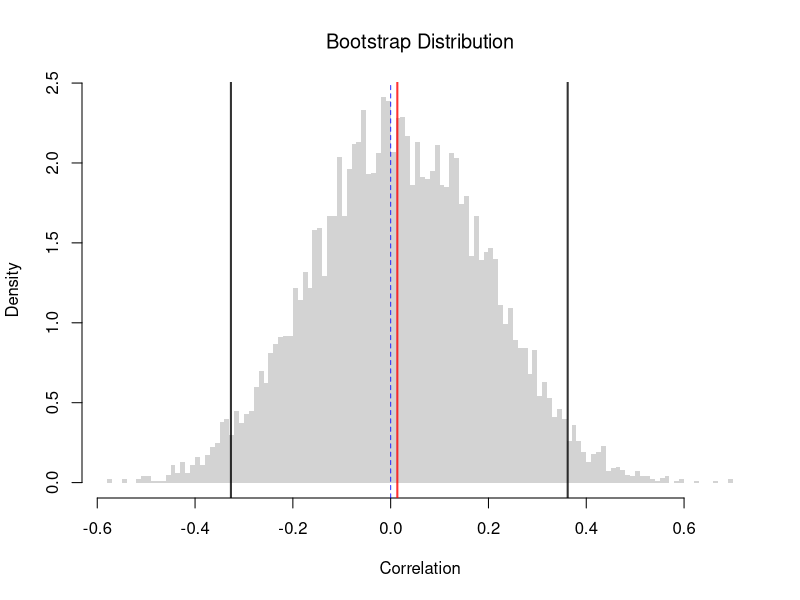
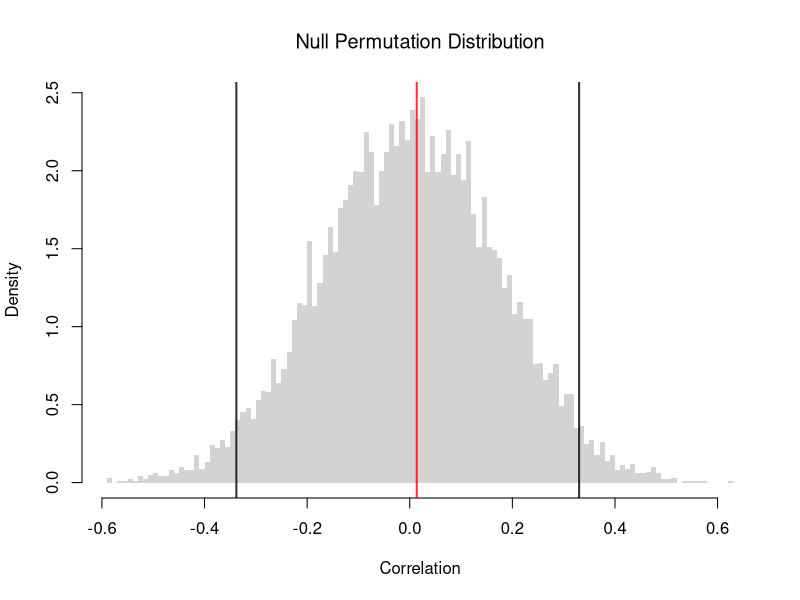
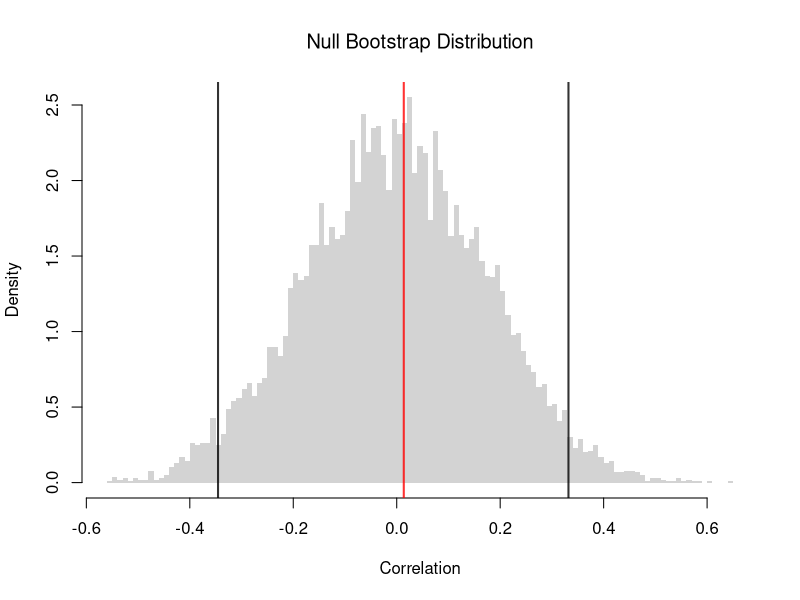
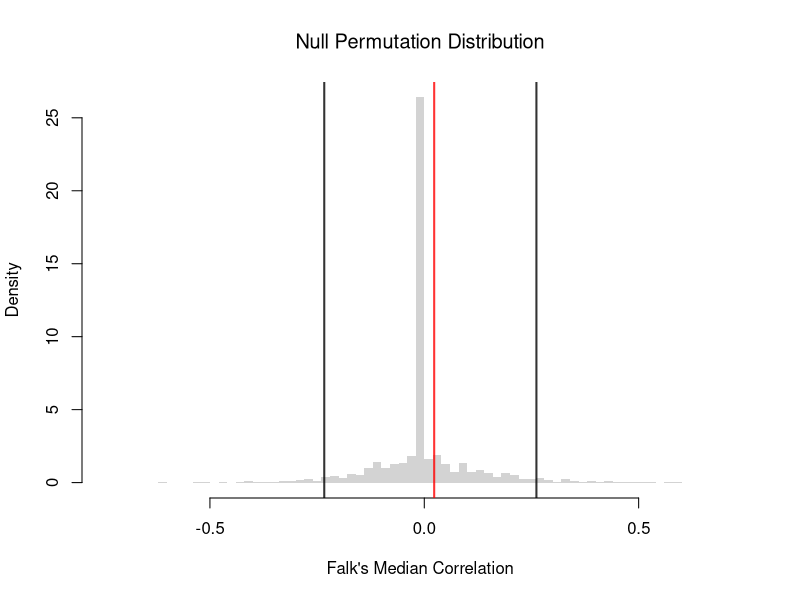

Write R code to recreate these figures, in order. (Note: this script raises an error after producing the figures.)
## ---- chunk 1
# Create the Data
x0_hat <- c(0, 1, 2)
x0_hat
y0_hat <- c(0.1, 0.3, 0.2)
y0_hat

# Compute the Means
m_x_hat <- mean(x0_hat)
m_y_hat <- mean(y0_hat)

# Compute the Deviances
dev_X <- x0_hat - m_x_hat
dev_Y <- y0_hat - m_y_hat

# Compute the Covariance
cov_manual <-  sum(dev_X * dev_Y) / length(x0_hat)

# Compute the Standard Deviations
v_x_hat <- sum(dev_X^2) / length(x0_hat)
s_x_hat <- sqrt(v_x_hat)
v_y_hat <- sum(dev_Y^2) / length(y0_hat)
s_y_hat <- sqrt(v_y_hat)

# Compute the Correlation
cor_manual <- cov_manual / (s_x_hat * s_y_hat)
cor_manual

# Verify with the built-in function
cor(x0_hat, y0_hat)
## ---- chunk 2
# Draw one random sample of 35 of the 50 states, and use only it from here on
set.seed(1)
state_id <- sample(nrow(USArrests), 35)

# Load the Data for the sampled states
xy_hat <- USArrests[state_id, c('UrbanPop', 'Murder')]
colnames(xy_hat) <- c('x_hat', 'y_hat') # x_hat=urban population share, y_hat=murder arrests per 100K
xy_cor <- cor(xy_hat[, 'x_hat'], xy_hat[, 'y_hat'])
xy_cor
## ---- chunk 3
# xy_hat and xy_cor defined above
# Bootstrap Distribution of Correlation
n <- nrow(xy_hat)
bootstrap_cor <- rep(NA, 9999)
for(b in seq(bootstrap_cor) ){
    xy_boot <- xy_hat[sample(n, replace=TRUE), ]
    xy_cor_b <- cor(xy_boot[, 'x_hat'], xy_boot[, 'y_hat'])
    bootstrap_cor[b] <- xy_cor_b
}
hist(bootstrap_cor, breaks=100,
    border=NA, freq=FALSE,
    xlab='Correlation',
    main=NA)
title('Bootstrap Distribution', font.main=1)

## Test whether correlation is statistically different from 0
boot_ci <- quantile(bootstrap_cor, probs=c(0.025, 0.975))
abline(v=boot_ci, col=rgb(0, 0, 0, .8), lwd=2)
abline(v=0, col=rgb(0, 0, 1, .8), lty=2)
abline(v=xy_cor, col=rgb(1, 0, 0, .8), lwd=2)
## ---- chunk 4
# xy_hat and xy_cor defined above
# Null Permutation Distribution of Correlation
n <- nrow(xy_hat)
null_permutation_cor <- rep(NA, 9999)
for(b in seq(null_permutation_cor) ){
    xy_perm <- xy_hat
    xy_perm[, 'x_hat'] <- xy_hat[sample(n, replace=FALSE), 'x_hat'] ## Reshuffle X
    xy_cor_b <- cor(xy_perm[, 'x_hat'], xy_perm[, 'y_hat'])
    null_permutation_cor[b] <- xy_cor_b
}
hist(null_permutation_cor, breaks=100,
    border=NA, freq=FALSE,
    xlab='Correlation',
    main=NA)
title('Null Permutation Distribution', font.main=1)

## Test whether correlation is statistically different from 0
perm_ci <- quantile(null_permutation_cor, probs=c(0.025, 0.975))
abline(v=perm_ci, col=rgb(0, 0, 0, .8), lwd=2)
abline(v=xy_cor, col=rgb(1, 0, 0, .8), lwd=2)
## ---- chunk 5
# xy_hat and xy_cor defined above
# Null Bootstrap Distribution of Correlation
n <- nrow(xy_hat)
null_bootstrap_cor <- rep(NA, 9999)
for(b in seq(null_bootstrap_cor) ){
    xy_boot <- xy_hat
    xy_boot[, 'x_hat'] <- xy_hat[sample(n, replace=TRUE), 'x_hat'] ## Reshuffle X
    xy_cor_b <- cor(xy_boot[, 'x_hat'], xy_boot[, 'y_hat'])
    null_bootstrap_cor[b] <- xy_cor_b
}
hist(null_bootstrap_cor, breaks=100,
    border=NA, freq=FALSE,
    xlab='Correlation',
    main=NA)
title('Null Bootstrap Distribution', font.main=1)

## Test whether correlation is statistically different from 0
boot_ci <- quantile(null_bootstrap_cor, probs=c(0.025, 0.975))
abline(v=boot_ci, col=rgb(0, 0, 0, .8), lwd=2)
abline(v=xy_cor, col=rgb(1, 0, 0, .8), lwd=2)
## ---- chunk 6
codev <- function(xy) {
  # Compute medians for each column
  med_hat <- apply(xy, 2, median)
  # Subtract the medians from each column
  xm <- sweep(xy, 2, med_hat, '-')
  # Return the median of the paired products
  CoDev <- median(xm[, 1] * xm[, 2])
  return(CoDev)
}
med_cor <- function(xy) {
  # Compute the medians of absolute deviation
  med_hat <- apply(xy, 2, median)
  xm <- sweep(xy, 2, med_hat, '-')
  MadProd <- prod( apply(abs(xm), 2, median) )
  # Return the robust correlation measure
  return( codev(xy) / MadProd)
}
xy_codev <- codev(xy_hat)
xy_codev
xy_med_cor <- med_cor(xy_hat)
xy_med_cor
## ---- chunk 7
xy0_hat <- cbind(x_hat=c(1,2,3,4,5), y_hat=c(2,1,4,3,6))
codev(xy0_hat)
med_cor(xy0_hat)
## ---- chunk 8
# xy_hat and xy_med_cor defined above
# Null Permutation Distribution of Falk's Median Correlation
n <- nrow(xy_hat)
null_permutation_med_cor <- rep(NA, 9999)
for(b in seq(null_permutation_med_cor) ){
    xy_perm <- xy_hat
    xy_perm[, 'x_hat'] <- xy_hat[sample(n, replace=FALSE), 'x_hat'] ## Reshuffle X
    xy_med_cor_b <- med_cor(xy_perm)
    null_permutation_med_cor[b] <- xy_med_cor_b
}
hist(null_permutation_med_cor, breaks=100,
    border=NA, freq=FALSE,
    xlab="Falk's Median Correlation",
    main=NA)
title('Null Permutation Distribution', font.main=1)

## Test whether Falk's median correlation is statistically different from 0
abline(v=quantile(null_permutation_med_cor, probs=c(0.025, 0.975)), col=rgb(0, 0, 0, .8), lwd=2)
abline(v=xy_med_cor, col=rgb(1, 0, 0, .8), lwd=2)
## ---- chunk 9
# Load the Data
data(Wages1, package='Ecdat')
# Group hourly wages into four ordered brackets
wage_bracket <- cut(Wages1[, 'wage'], breaks=c(0, 4, 6, 8, Inf), ordered_result=TRUE)
xy_ord_hat <- data.frame(x_hat=Wages1[, 'school'], y_hat=wage_bracket) # x_hat=years of schooling, y_hat=wage bracket
table(xy_ord_hat)

# Kendall's rank correlation uses only the order of the categories
KT <- cor(xy_ord_hat[, 'x_hat'], as.integer(xy_ord_hat[, 'y_hat']), method='kendall')
round(KT, 3)
## ---- chunk 10
# xy_hat defined above
# Convert each variable to ranks
xy_rank_hat <- xy_hat
xy_rank_hat[, 'x_hat'] <- rank(xy_hat[, 'x_hat'])
xy_rank_hat[, 'y_hat'] <- rank(xy_hat[, 'y_hat'])
# plot(xy_rank_hat, pch=16, col=grey(0, .25))
KT_rank <- cor(xy_rank_hat[, 'x_hat'], xy_rank_hat[, 'y_hat'], method = 'kendall')
round(KT_rank, 3)
# Same value using the raw data
round(cor(xy_hat[, 'x_hat'], xy_hat[, 'y_hat'], method='kendall'), 3)
## ---- chunk 11
cor(c(1,2,3,4), c(1,3,2,4), method='kendall')
## ---- chunk 12
# xy_ord_hat defined above
KT <- cor(xy_ord_hat[, 'x_hat'], as.integer(xy_ord_hat[, 'y_hat']), method='kendall')
## ---- chunk 13
#| fig-width: 8
#| fig-height: 8
## https://commons.wikimedia.org/wiki/File:Correlation_examples2.svg

MyPlot <- function(xy, xlim = c(-4, 4), ylim = c(-3, 3)) {
   plot(xy, main = NA, xlab = '', ylab = '',
        col = grey(0, .25), pch=16, cex=.5,
        xaxt = 'n', yaxt = 'n', bty = 'n',
        xlim = xlim, ylim = ylim)
    box(lwd=.1)
    
    cor1 <- cor(xy[, 1], xy[, 2])
    cor2 <- med_cor(xy)
    cor3 <- cor(xy[, 1], xy[, 2], method='kendall')
    cors <- c(cor1, cor2, cor3)
    
    #cor3 <- abs(generalCorr::gmcmtx0( xy[, c(1, 2)])[2])
    #cor4 <- Rfast::dcor( xy[, 1], xy[, 2])[[4]]
    #cor5 <- XICOR::xicor( xy[, 1], xy[, 2]) ## cor( xy[, 1], xy[, 2], method='kendall') 

    fm <- cors*0 + 1
    fm[which.max(abs(cors))] <- 2
    title(paste0('Pearson:  ',  formatC(cor1, digits=2, format='f')),
        line=3, adj=0, font.main=fm[1])
    title(paste0('Falk:     ',  formatC(cor2, digits=2, format='f')),
        line=2, adj=0, font.main=fm[2])    
    title(paste0('Kendall:  ',  formatC(cor3, digits=2, format='f')),
        line=1, adj=0, font.main=fm[3])
}

MvNormal <- function(n = 1000, r_target, f) {
   for (i in r_target) {
      s_target <- matrix(c(1, i, i, 1), ncol = 2)
      xy_sim <- mvtnorm::rmvnorm(n, c(0, 0), s_target)
      xy_sim[, 2] <- f(xy_sim[, 2])
      MyPlot(xy_sim)
   }
}

output <- function() {
   par(mfrow = c(3, 2), oma = c(0, 0, 0, 0), mar=c(3, 2, 6, 1))
   r_target <- c(0.99, 0.9)
   MvNormal(800, r_target, function(y_hat){y_hat});
   MvNormal(800, r_target, function(y_hat){(y_hat/2)^3});
   MvNormal(800, r_target, function(y_hat){log( (y_hat-min(y_hat)+.Machine[['double.eps']])/(max(y_hat)-min(y_hat)) ) });
}
output()
## ---- chunk 14
# Pair each sampled state's region with its murder band (low, middle, high)
murder_band <- cut(USArrests[state_id, 'Murder'], 3, labels=c('low', 'middle', 'high'))
xy_cat_hat <- data.frame(x_hat=state.region[state_id], y_hat=murder_band) # x_hat=census region, y_hat=murder band
table(xy_cat_hat)

CV <- function(xy){
    # Create a contingency table from the categorical variables
    tbl <- table(xy)
    # Compute the chi-square statistic (without Yates' continuity correction)
    chi2 <- chisq.test(tbl, correct=FALSE)[['statistic']]
    # Total sample size
    n <- sum(tbl)
    # Compute the minimum degrees of freedom (min(rows-1, columns-1))
    df_min <- min(nrow(tbl) - 1, ncol(tbl) - 1)
    # Calculate Cramer's V
    V <- sqrt((chi2 / n) / df_min)
    return(V)
}
CV(xy_cat_hat)

# DescTools::CramerV( table(xy_cat_hat) )
## ---- chunk 15
# xy_hat and CV defined above
# Cut each variable into bins: UrbanPop into 4, Murder into 3
xy_bin_hat <- xy_hat
xy_bin_hat[, 'x_hat'] <- cut(xy_hat[, 'x_hat'], 4)
xy_bin_hat[, 'y_hat'] <- cut(xy_hat[, 'y_hat'], 3)
table(xy_bin_hat)
CV(xy_bin_hat)
## ---- chunk 16
# Observed 2x2 table
O <- rbind(degree    = c(employed=30, unemployed=10),
           no_degree = c(20, 40))
n0 <- sum(O)

# Expected counts under independence
E <- outer(rowSums(O), colSums(O)) / n0

# Chi-square statistic and Cramer's V
chi2 <- sum((O - E)^2 / E)
df_min <- min(nrow(O)-1, ncol(O)-1)
c(chi2=chi2, CramerV=sqrt((chi2/n0)/df_min))
